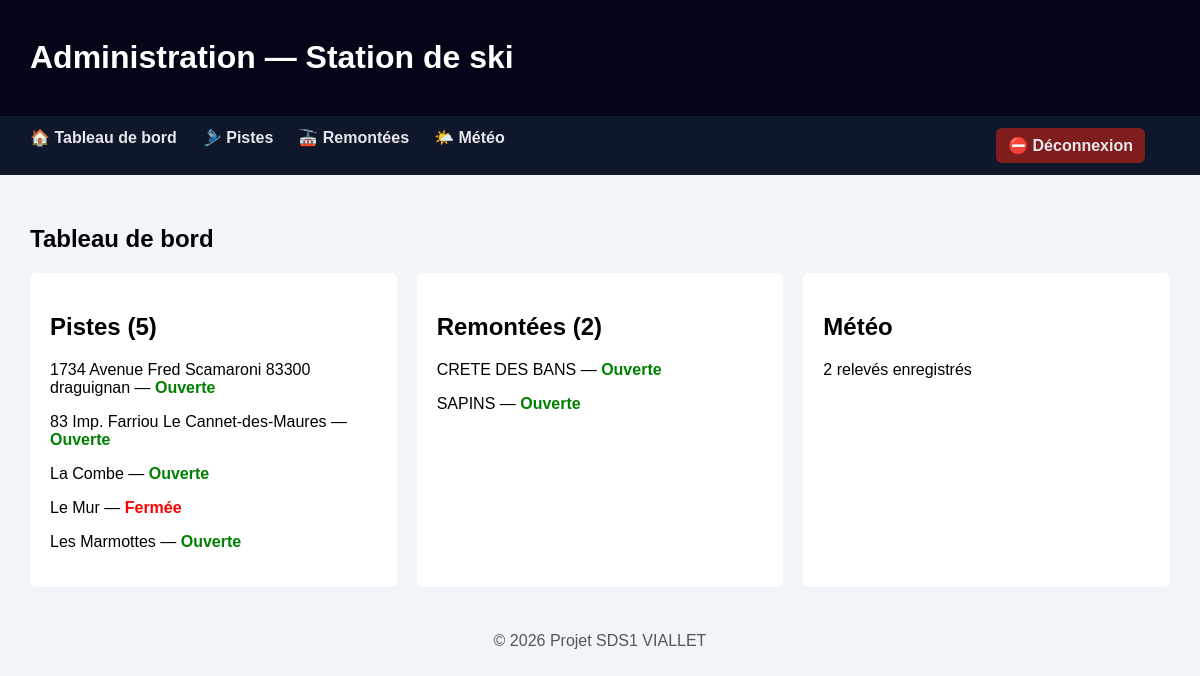
The app's page /V1.5/admin.php (signed in) with its own data.
### tables this page shows
CREATE TABLE IF NOT EXISTS `pistes` (
  `id_piste` int(11) NOT NULL AUTO_INCREMENT,
  `nom` varchar(100) NOT NULL,
  `difficulte` enum('verte','bleue','rouge','noire') DEFAULT NULL,
  `etat` enum('ouvert','ferme') DEFAULT 'ouvert',
  PRIMARY KEY (`id_piste`)
);

CREATE TABLE IF NOT EXISTS `remontes` (
  `id_remonte` int(11) NOT NULL AUTO_INCREMENT,
  `nom` varchar(100) NOT NULL,
  `heure_ouverture` time DEFAULT NULL,
  `heure_fermeture` time DEFAULT NULL,
  `etat` enum('ouvert','ferme','en_evacuation') DEFAULT 'ferme',
  PRIMARY KEY (`id_remonte`)
);

### V1.5/admin.php (the view, shortened to what this page needs)
<?php
require 'config.php';
$nbPistes    = $pdo->query("SELECT COUNT(*) FROM pistes")->fetchColumn();
$nbRemontees = $pdo->query("SELECT COUNT(*) FROM remontes")->fetchColumn();
$nbReleves   = $pdo->query("SELECT COUNT(*) FROM meteo")->fetchColumn();
$pistes = $pdo->query("
    SELECT nom, etat
    FROM pistes
    ORDER BY nom
")->fetchAll(PDO::FETCH_ASSOC);
$remontees = $pdo->query("
    SELECT nom, etat
    FROM remontes
    ORDER BY nom
")->fetchAll(PDO::FETCH_ASSOC);
?>
<!DOCTYPE html>
<html lang="fr">
<head>
</head>
<body>
<header>
    <h1>Administration — Station de ski</h1>
</header>
<nav class="admin-menu">
    <a href="admin.php">🏠 Tableau de bord</a>
    <a href="admin_pistes.php">🎿 Pistes</a>
    <a href="admin_remontees.php">🚠 Remontées</a>
    <a href="admin_meteo.php">🌤️ Météo</a>
    <a href="logout.php" class="logout">⛔ Déconnexion</a>
</nav>
<main>
    <h2>Tableau de bord</h2>
    <div class="dashboard">
        <div class="card">
            <h2>Pistes (<?= $nbPistes ?>)</h2>
            <div id="liste-pistes">
                <?php foreach ($pistes as $p): ?>
                    <p data-nom="<?= htmlspecialchars($p['nom'], ENT_QUOTES) ?>">
                        <?= htmlspecialchars($p['nom']) ?> —
                        <span class="<?= $p['etat'] === 'ouvert' ? 'status-ouvert' : 'status-ferme' ?>">
                            <?= $p['etat'] === 'ouvert' ? 'Ouverte' : 'Fermée' ?>
                        </span>
                    </p>
                <?php endforeach; ?>
            </div>
        </div>
        <div class="card">
            <h2>Remontées (<?= $nbRemontees ?>)</h2>
            <div id="liste-remontees">
                <?php foreach ($remontees as $r): ?>
                    <p data-nom="<?= htmlspecialchars($r['nom'], ENT_QUOTES) ?>">
                        <?= htmlspecialchars($r['nom']) ?> —
                        <span class="<?=
                            $r['etat'] === 'ouvert' ? 'status-ouvert' :
                            ($r['etat'] === 'en_evacuation' ? 'status-evac' : 'status-ferme')
                        ?>">
                            <?= $r['etat'] === 'ouvert'
                                ? 'Ouverte'
                                : ($r['etat'] === 'en_evacuation' ? 'Évacuation' : 'Fermée') ?>
                        </span>
                    </p>
                <?php endforeach; ?>
            </div>
        </div>
        <div class="card">
            <h2>Météo</h2>
            <p><?= $nbReleves ?> relevés enregistrés</p>
        </div>
    </div>
</main>
<footer>
    © <?= date('Y') ?> Projet SDS1 VIALLET
</footer>
</body>
</html>

### V1.5/admin.php (style rules this page uses)
body { margin:0; font-family:Arial,sans-serif; background:#f1f5f9; }
header { background:#020617; color:#fff; padding:18px 30px; }
.admin-menu { background:#0f172a; padding:12px 30px; display:flex; }
.admin-menu a { color:#e5e7eb; text-decoration:none; margin-right:25px; font-weight:bold; }
.admin-menu .logout { margin-left:auto; background:#7f1d1d; padding:8px 12px; border-radius:6px; }
main { padding:30px; }
.dashboard { display:grid; grid-template-columns:repeat(auto-fit,minmax(320px,1fr)); gap:20px; }
.card { background:#fff; padding:20px; border-radius:6px; }
.status-ouvert { color:green; font-weight:bold; }
.status-ferme { color:red; font-weight:bold; }
footer { text-align:center; padding:15px; color:#555; }

### records on screen
pistes: nom "1734 Avenue Fred Scamaroni 83300 draguignan", etat "Ouverte"
pistes: nom "83 Imp. Farriou Le Cannet-des-Maures", etat "Ouverte"
pistes: nom "La Combe", etat "Ouverte"
pistes: nom "Le Mur", etat "Fermée"
pistes: nom "Les Marmottes", etat "Ouverte"
remontes: nom "CRETE DES BANS", etat "Ouverte"
remontes: nom "SAPINS", etat "Ouverte"

### other values on screen
$nbPistes "5"
$nbRemontees "2"
$nbReleves "2"
